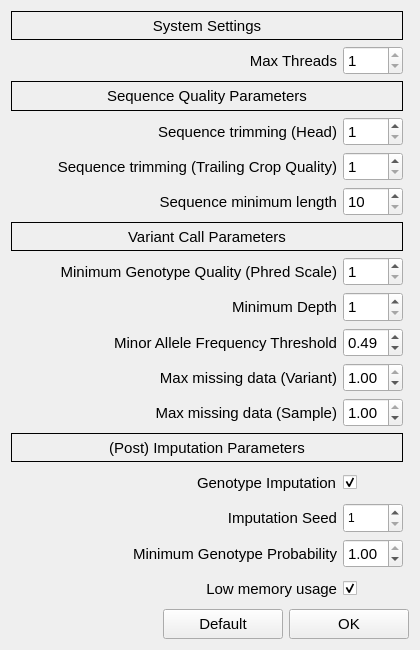
<?xml version="1.0" encoding="UTF-8"?>
<ui version="4.0">
 <class>ParametersWindow</class>
 <widget class="QWidget" name="ParametersWindow">
  <property name="geometry">
   <rect>
    <x>0</x>
    <y>0</y>
    <width>420</width>
    <height>650</height>
   </rect>
  </property>
  <property name="sizePolicy">
   <sizepolicy hsizetype="Minimum" vsizetype="Minimum">
    <horstretch>0</horstretch>
    <verstretch>0</verstretch>
   </sizepolicy>
  </property>
  <property name="minimumSize">
   <size>
    <width>400</width>
    <height>650</height>
   </size>
  </property>
  <property name="windowTitle">
   <string>Genotyping Parameters</string>
  </property>
  <property name="windowIcon">
   <iconset resource="gui_resource.qrc">
    <normaloff>:/etc/icon.png</normaloff>:/etc/icon.png</iconset>
  </property>
  <layout class="QGridLayout" name="gridLayout">
   <item row="0" column="0">
    <layout class="QGridLayout" name="gridLayout_4">
     <item row="0" column="0">
      <widget class="QLabel" name="label_10">
       <property name="sizePolicy">
        <sizepolicy hsizetype="Minimum" vsizetype="Minimum">
         <horstretch>0</horstretch>
         <verstretch>0</verstretch>
        </sizepolicy>
       </property>
       <property name="font">
        <font>
         <pointsize>11</pointsize>
        </font>
       </property>
       <property name="frameShape">
        <enum>QFrame::Box</enum>
       </property>
       <property name="text">
        <string>System Settings</string>
       </property>
       <property name="alignment">
        <set>Qt::AlignCenter</set>
       </property>
      </widget>
     </item>
     <item row="22" column="0">
      <layout class="QHBoxLayout" name="horizontalLayout_11">
       <item>
        <spacer name="horizontalSpacer_2">
         <property name="orientation">
          <enum>Qt::Horizontal</enum>
         </property>
         <property name="sizeHint" stdset="0">
          <size>
           <width>40</width>
           <height>20</height>
          </size>
         </property>
        </spacer>
       </item>
       <item>
        <widget class="QLabel" name="label_17">
         <property name="sizePolicy">
          <sizepolicy hsizetype="Minimum" vsizetype="Minimum">
           <horstretch>0</horstretch>
           <verstretch>0</verstretch>
          </sizepolicy>
         </property>
         <property name="font">
          <font>
           <pointsize>11</pointsize>
          </font>
         </property>
         <property name="text">
          <string>Imputation Seed</string>
         </property>
         <property name="alignment">
          <set>Qt::AlignRight|Qt::AlignTrailing|Qt::AlignVCenter</set>
         </property>
        </widget>
       </item>
       <item>
        <widget class="QSpinBox" name="beagle_ImputationSeed">
         <property name="sizePolicy">
          <sizepolicy hsizetype="Minimum" vsizetype="Minimum">
           <horstretch>0</horstretch>
           <verstretch>0</verstretch>
          </sizepolicy>
         </property>
         <property name="minimumSize">
          <size>
           <width>60</width>
           <height>0</height>
          </size>
         </property>
         <property name="minimum">
          <number>1</number>
         </property>
         <property name="value">
          <number>1</number>
         </property>
        </widget>
       </item>
      </layout>
     </item>
     <item row="4" column="0">
      <layout class="QHBoxLayout" name="horizontalLayout_3">
       <item>
        <spacer name="horizontalSpacer_4">
         <property name="orientation">
          <enum>Qt::Horizontal</enum>
         </property>
         <property name="sizeHint" stdset="0">
          <size>
           <width>40</width>
           <height>20</height>
          </size>
         </property>
        </spacer>
       </item>
       <item>
        <widget class="QLabel" name="label_6">
         <property name="sizePolicy">
          <sizepolicy hsizetype="Minimum" vsizetype="Minimum">
           <horstretch>0</horstretch>
           <verstretch>0</verstretch>
          </sizepolicy>
         </property>
         <property name="font">
          <font>
           <pointsize>11</pointsize>
          </font>
         </property>
         <property name="text">
          <string>Sequence trimming (Head)</string>
         </property>
         <property name="alignment">
          <set>Qt::AlignRight|Qt::AlignTrailing|Qt::AlignVCenter</set>
         </property>
        </widget>
       </item>
       <item>
        <widget class="QSpinBox" name="trimmomatic_head_crop">
         <property name="sizePolicy">
          <sizepolicy hsizetype="Minimum" vsizetype="Minimum">
           <horstretch>0</horstretch>
           <verstretch>0</verstretch>
          </sizepolicy>
         </property>
         <property name="minimumSize">
          <size>
           <width>60</width>
           <height>0</height>
          </size>
         </property>
         <property name="font">
          <font>
           <pointsize>11</pointsize>
          </font>
         </property>
         <property name="minimum">
          <number>1</number>
         </property>
         <property name="value">
          <number>1</number>
         </property>
        </widget>
       </item>
      </layout>
     </item>
     <item row="13" column="0">
      <layout class="QHBoxLayout" name="horizontalLayout_8">
       <item>
        <spacer name="horizontalSpacer_9">
         <property name="orientation">
          <enum>Qt::Horizontal</enum>
         </property>
         <property name="sizeHint" stdset="0">
          <size>
           <width>40</width>
           <height>20</height>
          </size>
         </property>
        </spacer>
       </item>
       <item>
        <widget class="QLabel" name="label">
         <property name="sizePolicy">
          <sizepolicy hsizetype="Minimum" vsizetype="Minimum">
           <horstretch>0</horstretch>
           <verstretch>0</verstretch>
          </sizepolicy>
         </property>
         <property name="font">
          <font>
           <pointsize>11</pointsize>
          </font>
         </property>
         <property name="text">
          <string>Minor Allele Frequency Threshold</string>
         </property>
         <property name="alignment">
          <set>Qt::AlignRight|Qt::AlignTrailing|Qt::AlignVCenter</set>
         </property>
        </widget>
       </item>
       <item>
        <widget class="QDoubleSpinBox" name="lcvcftools_maf">
         <property name="sizePolicy">
          <sizepolicy hsizetype="Minimum" vsizetype="Minimum">
           <horstretch>0</horstretch>
           <verstretch>0</verstretch>
          </sizepolicy>
         </property>
         <property name="minimumSize">
          <size>
           <width>60</width>
           <height>0</height>
          </size>
         </property>
         <property name="font">
          <font>
           <pointsize>11</pointsize>
          </font>
         </property>
         <property name="minimum">
          <double>0.010000000000000</double>
         </property>
         <property name="maximum">
          <double>0.500000000000000</double>
         </property>
         <property name="singleStep">
          <double>0.010000000000000</double>
         </property>
         <property name="value">
          <double>0.490000000000000</double>
         </property>
        </widget>
       </item>
      </layout>
     </item>
     <item row="8" column="0">
      <widget class="QLabel" name="label_9">
       <property name="sizePolicy">
        <sizepolicy hsizetype="Minimum" vsizetype="Minimum">
         <horstretch>0</horstretch>
         <verstretch>0</verstretch>
        </sizepolicy>
       </property>
       <property name="font">
        <font>
         <pointsize>11</pointsize>
        </font>
       </property>
       <property name="frameShape">
        <enum>QFrame::Box</enum>
       </property>
       <property name="text">
        <string>Variant Call Parameters</string>
       </property>
       <property name="alignment">
        <set>Qt::AlignCenter</set>
       </property>
      </widget>
     </item>
     <item row="28" column="0" colspan="2">
      <layout class="QHBoxLayout" name="horizontalLayout">
       <item>
        <spacer name="horizontalSpacer">
         <property name="orientation">
          <enum>Qt::Horizontal</enum>
         </property>
         <property name="sizeHint" stdset="0">
          <size>
           <width>40</width>
           <height>20</height>
          </size>
         </property>
        </spacer>
       </item>
       <item>
        <widget class="QPushButton" name="DefaultButton">
         <property name="sizePolicy">
          <sizepolicy hsizetype="Minimum" vsizetype="Minimum">
           <horstretch>0</horstretch>
           <verstretch>0</verstretch>
          </sizepolicy>
         </property>
         <property name="minimumSize">
          <size>
           <width>120</width>
           <height>30</height>
          </size>
         </property>
         <property name="font">
          <font>
           <pointsize>11</pointsize>
          </font>
         </property>
         <property name="text">
          <string>Default</string>
         </property>
        </widget>
       </item>
       <item>
        <widget class="QPushButton" name="OKButton">
         <property name="sizePolicy">
          <sizepolicy hsizetype="Minimum" vsizetype="Minimum">
           <horstretch>0</horstretch>
           <verstretch>0</verstretch>
          </sizepolicy>
         </property>
         <property name="minimumSize">
          <size>
           <width>120</width>
           <height>30</height>
          </size>
         </property>
         <property name="font">
          <font>
           <pointsize>11</pointsize>
          </font>
         </property>
         <property name="text">
          <string>OK</string>
         </property>
        </widget>
       </item>
      </layout>
     </item>
     <item row="24" column="0">
      <layout class="QHBoxLayout" name="horizontalLayout_12">
       <item>
        <spacer name="horizontalSpacer_12">
         <property name="orientation">
          <enum>Qt::Horizontal</enum>
         </property>
         <property name="sizeHint" stdset="0">
          <size>
           <width>40</width>
           <height>20</height>
          </size>
         </property>
        </spacer>
       </item>
       <item>
        <widget class="QLabel" name="label_12">
         <property name="sizePolicy">
          <sizepolicy hsizetype="Minimum" vsizetype="Minimum">
           <horstretch>0</horstretch>
           <verstretch>0</verstretch>
          </sizepolicy>
         </property>
         <property name="font">
          <font>
           <pointsize>11</pointsize>
          </font>
         </property>
         <property name="text">
          <string>Minimum Genotype Probability</string>
         </property>
         <property name="alignment">
          <set>Qt::AlignRight|Qt::AlignTrailing|Qt::AlignVCenter</set>
         </property>
        </widget>
       </item>
       <item>
        <widget class="QDoubleSpinBox" name="bcftools_minGP">
         <property name="sizePolicy">
          <sizepolicy hsizetype="Minimum" vsizetype="Minimum">
           <horstretch>0</horstretch>
           <verstretch>0</verstretch>
          </sizepolicy>
         </property>
         <property name="minimumSize">
          <size>
           <width>60</width>
           <height>0</height>
          </size>
         </property>
         <property name="font">
          <font>
           <pointsize>11</pointsize>
          </font>
         </property>
         <property name="minimum">
          <double>0.000000000000000</double>
         </property>
         <property name="maximum">
          <double>1.000000000000000</double>
         </property>
         <property name="singleStep">
          <double>0.010000000000000</double>
         </property>
         <property name="value">
          <double>1.000000000000000</double>
         </property>
        </widget>
       </item>
      </layout>
     </item>
     <item row="11" column="0">
      <layout class="QHBoxLayout" name="horizontalLayout_7">
       <item>
        <spacer name="horizontalSpacer_8">
         <property name="orientation">
          <enum>Qt::Horizontal</enum>
         </property>
         <property name="sizeHint" stdset="0">
          <size>
           <width>40</width>
           <height>20</height>
          </size>
         </property>
        </spacer>
       </item>
       <item>
        <widget class="QLabel" name="label_4">
         <property name="sizePolicy">
          <sizepolicy hsizetype="Minimum" vsizetype="Minimum">
           <horstretch>0</horstretch>
           <verstretch>0</verstretch>
          </sizepolicy>
         </property>
         <property name="font">
          <font>
           <pointsize>11</pointsize>
          </font>
         </property>
         <property name="text">
          <string>Minimum Depth</string>
         </property>
         <property name="alignment">
          <set>Qt::AlignRight|Qt::AlignTrailing|Qt::AlignVCenter</set>
         </property>
        </widget>
       </item>
       <item>
        <widget class="QSpinBox" name="lcvcftools_minDP">
         <property name="sizePolicy">
          <sizepolicy hsizetype="Minimum" vsizetype="Minimum">
           <horstretch>0</horstretch>
           <verstretch>0</verstretch>
          </sizepolicy>
         </property>
         <property name="minimumSize">
          <size>
           <width>60</width>
           <height>0</height>
          </size>
         </property>
         <property name="font">
          <font>
           <pointsize>11</pointsize>
          </font>
         </property>
         <property name="minimum">
          <number>1</number>
         </property>
         <property name="value">
          <number>1</number>
         </property>
        </widget>
       </item>
      </layout>
     </item>
     <item row="9" column="0">
      <layout class="QHBoxLayout" name="horizontalLayout_6">
       <item>
        <spacer name="horizontalSpacer_7">
         <property name="orientation">
          <enum>Qt::Horizontal</enum>
         </property>
         <property name="sizeHint" stdset="0">
          <size>
           <width>40</width>
           <height>20</height>
          </size>
         </property>
        </spacer>
       </item>
       <item>
        <widget class="QLabel" name="label_3">
         <property name="sizePolicy">
          <sizepolicy hsizetype="Minimum" vsizetype="Minimum">
           <horstretch>0</horstretch>
           <verstretch>0</verstretch>
          </sizepolicy>
         </property>
         <property name="font">
          <font>
           <pointsize>11</pointsize>
          </font>
         </property>
         <property name="text">
          <string>Minimum Genotype Quality (Phred Scale)</string>
         </property>
         <property name="alignment">
          <set>Qt::AlignRight|Qt::AlignTrailing|Qt::AlignVCenter</set>
         </property>
        </widget>
       </item>
       <item>
        <widget class="QSpinBox" name="lcvcftools_minGQ">
         <property name="sizePolicy">
          <sizepolicy hsizetype="Minimum" vsizetype="Minimum">
           <horstretch>0</horstretch>
           <verstretch>0</verstretch>
          </sizepolicy>
         </property>
         <property name="minimumSize">
          <size>
           <width>60</width>
           <height>0</height>
          </size>
         </property>
         <property name="font">
          <font>
           <pointsize>11</pointsize>
          </font>
         </property>
         <property name="minimum">
          <number>1</number>
         </property>
         <property name="value">
          <number>1</number>
         </property>
        </widget>
       </item>
      </layout>
     </item>
     <item row="3" column="0">
      <widget class="QLabel" name="label_8">
       <property name="sizePolicy">
        <sizepolicy hsizetype="Minimum" vsizetype="Minimum">
         <horstretch>0</horstretch>
         <verstretch>0</verstretch>
        </sizepolicy>
       </property>
       <property name="font">
        <font>
         <pointsize>11</pointsize>
        </font>
       </property>
       <property name="frameShape">
        <enum>QFrame::Box</enum>
       </property>
       <property name="text">
        <string>Sequence Quality Parameters</string>
       </property>
       <property name="alignment">
        <set>Qt::AlignCenter</set>
       </property>
      </widget>
     </item>
     <item row="20" column="0">
      <widget class="QLabel" name="label_13">
       <property name="sizePolicy">
        <sizepolicy hsizetype="Minimum" vsizetype="Minimum">
         <horstretch>0</horstretch>
         <verstretch>0</verstretch>
        </sizepolicy>
       </property>
       <property name="font">
        <font>
         <pointsize>11</pointsize>
        </font>
       </property>
       <property name="frameShape">
        <enum>QFrame::Box</enum>
       </property>
       <property name="text">
        <string>(Post) Imputation Parameters</string>
       </property>
       <property name="alignment">
        <set>Qt::AlignCenter</set>
       </property>
      </widget>
     </item>
     <item row="17" column="0">
      <layout class="QHBoxLayout" name="horizontalLayout_10">
       <item>
        <spacer name="horizontalSpacer_11">
         <property name="orientation">
          <enum>Qt::Horizontal</enum>
         </property>
         <property name="sizeHint" stdset="0">
          <size>
           <width>40</width>
           <height>20</height>
          </size>
         </property>
        </spacer>
       </item>
       <item>
        <widget class="QLabel" name="label_2">
         <property name="sizePolicy">
          <sizepolicy hsizetype="Minimum" vsizetype="Minimum">
           <horstretch>0</horstretch>
           <verstretch>0</verstretch>
          </sizepolicy>
         </property>
         <property name="font">
          <font>
           <pointsize>11</pointsize>
          </font>
         </property>
         <property name="text">
          <string>Max missing data (Sample)</string>
         </property>
         <property name="alignment">
          <set>Qt::AlignRight|Qt::AlignTrailing|Qt::AlignVCenter</set>
         </property>
        </widget>
       </item>
       <item>
        <widget class="QDoubleSpinBox" name="lcvcftools_max_missing_sample">
         <property name="sizePolicy">
          <sizepolicy hsizetype="Minimum" vsizetype="Minimum">
           <horstretch>0</horstretch>
           <verstretch>0</verstretch>
          </sizepolicy>
         </property>
         <property name="minimumSize">
          <size>
           <width>60</width>
           <height>0</height>
          </size>
         </property>
         <property name="font">
          <font>
           <pointsize>11</pointsize>
          </font>
         </property>
         <property name="minimum">
          <double>0.000000000000000</double>
         </property>
         <property name="maximum">
          <double>1.000000000000000</double>
         </property>
         <property name="singleStep">
          <double>0.010000000000000</double>
         </property>
         <property name="value">
          <double>1.000000000000000</double>
         </property>
        </widget>
       </item>
      </layout>
     </item>
     <item row="1" column="0">
      <layout class="QHBoxLayout" name="horizontalLayout_2">
       <item>
        <spacer name="horizontalSpacer_3">
         <property name="orientation">
          <enum>Qt::Horizontal</enum>
         </property>
         <property name="sizeHint" stdset="0">
          <size>
           <width>40</width>
           <height>20</height>
          </size>
         </property>
        </spacer>
       </item>
       <item>
        <widget class="QLabel" name="label_11">
         <property name="sizePolicy">
          <sizepolicy hsizetype="Minimum" vsizetype="Minimum">
           <horstretch>0</horstretch>
           <verstretch>0</verstretch>
          </sizepolicy>
         </property>
         <property name="font">
          <font>
           <pointsize>11</pointsize>
          </font>
         </property>
         <property name="text">
          <string>Max Threads</string>
         </property>
         <property name="alignment">
          <set>Qt::AlignRight|Qt::AlignTrailing|Qt::AlignVCenter</set>
         </property>
        </widget>
       </item>
       <item>
        <widget class="QSpinBox" name="global_maxthreads">
         <property name="sizePolicy">
          <sizepolicy hsizetype="Minimum" vsizetype="Minimum">
           <horstretch>0</horstretch>
           <verstretch>0</verstretch>
          </sizepolicy>
         </property>
         <property name="minimumSize">
          <size>
           <width>60</width>
           <height>0</height>
          </size>
         </property>
         <property name="font">
          <font>
           <pointsize>11</pointsize>
          </font>
         </property>
         <property name="minimum">
          <number>1</number>
         </property>
         <property name="maximum">
          <number>1</number>
         </property>
         <property name="value">
          <number>1</number>
         </property>
        </widget>
       </item>
      </layout>
     </item>
     <item row="26" column="0">
      <layout class="QHBoxLayout" name="horizontalLayout_13">
       <item>
        <spacer name="horizontalSpacer_13">
         <property name="orientation">
          <enum>Qt::Horizontal</enum>
         </property>
         <property name="sizeHint" stdset="0">
          <size>
           <width>40</width>
           <height>20</height>
          </size>
         </property>
        </spacer>
       </item>
       <item>
        <widget class="QLabel" name="label_16">
         <property name="sizePolicy">
          <sizepolicy hsizetype="Minimum" vsizetype="Minimum">
           <horstretch>0</horstretch>
           <verstretch>0</verstretch>
          </sizepolicy>
         </property>
         <property name="font">
          <font>
           <pointsize>11</pointsize>
          </font>
         </property>
         <property name="text">
          <string>Low memory usage</string>
         </property>
         <property name="alignment">
          <set>Qt::AlignRight|Qt::AlignTrailing|Qt::AlignVCenter</set>
         </property>
        </widget>
       </item>
       <item>
        <widget class="QCheckBox" name="beagle_isLowMemoryEnabled">
         <property name="sizePolicy">
          <sizepolicy hsizetype="Minimum" vsizetype="Minimum">
           <horstretch>0</horstretch>
           <verstretch>0</verstretch>
          </sizepolicy>
         </property>
         <property name="minimumSize">
          <size>
           <width>60</width>
           <height>0</height>
          </size>
         </property>
         <property name="font">
          <font>
           <pointsize>11</pointsize>
          </font>
         </property>
         <property name="text">
          <string/>
         </property>
         <property name="checked">
          <bool>true</bool>
         </property>
        </widget>
       </item>
      </layout>
     </item>
     <item row="15" column="0">
      <layout class="QHBoxLayout" name="horizontalLayout_9">
       <item>
        <spacer name="horizontalSpacer_10">
         <property name="orientation">
          <enum>Qt::Horizontal</enum>
         </property>
         <property name="sizeHint" stdset="0">
          <size>
           <width>40</width>
           <height>20</height>
          </size>
         </property>
        </spacer>
       </item>
       <item>
        <widget class="QLabel" name="label_5">
         <property name="sizePolicy">
          <sizepolicy hsizetype="Minimum" vsizetype="Minimum">
           <horstretch>0</horstretch>
           <verstretch>0</verstretch>
          </sizepolicy>
         </property>
         <property name="font">
          <font>
           <pointsize>11</pointsize>
          </font>
         </property>
         <property name="text">
          <string>Max missing data (Variant)</string>
         </property>
         <property name="alignment">
          <set>Qt::AlignRight|Qt::AlignTrailing|Qt::AlignVCenter</set>
         </property>
        </widget>
       </item>
       <item>
        <widget class="QDoubleSpinBox" name="lcvcftools_max_missing_variant">
         <property name="sizePolicy">
          <sizepolicy hsizetype="Minimum" vsizetype="Minimum">
           <horstretch>0</horstretch>
           <verstretch>0</verstretch>
          </sizepolicy>
         </property>
         <property name="minimumSize">
          <size>
           <width>60</width>
           <height>0</height>
          </size>
         </property>
         <property name="font">
          <font>
           <pointsize>11</pointsize>
          </font>
         </property>
         <property name="minimum">
          <double>0.000000000000000</double>
         </property>
         <property name="maximum">
          <double>1.000000000000000</double>
         </property>
         <property name="singleStep">
          <double>0.010000000000000</double>
         </property>
         <property name="value">
          <double>1.000000000000000</double>
         </property>
        </widget>
       </item>
      </layout>
     </item>
     <item row="5" column="0">
      <layout class="QHBoxLayout" name="horizontalLayout_4">
       <item>
        <spacer name="horizontalSpacer_5">
         <property name="orientation">
          <enum>Qt::Horizontal</enum>
         </property>
         <property name="sizeHint" stdset="0">
          <size>
           <width>40</width>
           <height>20</height>
          </size>
         </property>
        </spacer>
       </item>
       <item>
        <widget class="QLabel" name="label_7">
         <property name="sizePolicy">
          <sizepolicy hsizetype="Minimum" vsizetype="Minimum">
           <horstretch>0</horstretch>
           <verstretch>0</verstretch>
          </sizepolicy>
         </property>
         <property name="font">
          <font>
           <pointsize>11</pointsize>
          </font>
         </property>
         <property name="text">
          <string>Sequence trimming (Trailing Crop Quality)</string>
         </property>
         <property name="alignment">
          <set>Qt::AlignRight|Qt::AlignTrailing|Qt::AlignVCenter</set>
         </property>
        </widget>
       </item>
       <item>
        <widget class="QSpinBox" name="trimmomatic_trailing_crop">
         <property name="sizePolicy">
          <sizepolicy hsizetype="Minimum" vsizetype="Minimum">
           <horstretch>0</horstretch>
           <verstretch>0</verstretch>
          </sizepolicy>
         </property>
         <property name="minimumSize">
          <size>
           <width>60</width>
           <height>0</height>
          </size>
         </property>
         <property name="font">
          <font>
           <pointsize>11</pointsize>
          </font>
         </property>
         <property name="minimum">
          <number>1</number>
         </property>
         <property name="value">
          <number>1</number>
         </property>
        </widget>
       </item>
      </layout>
     </item>
     <item row="6" column="0">
      <layout class="QHBoxLayout" name="horizontalLayout_5">
       <item>
        <spacer name="horizontalSpacer_6">
         <property name="orientation">
          <enum>Qt::Horizontal</enum>
         </property>
         <property name="sizeHint" stdset="0">
          <size>
           <width>40</width>
           <height>20</height>
          </size>
         </property>
        </spacer>
       </item>
       <item>
        <widget class="QLabel" name="label_14">
         <property name="sizePolicy">
          <sizepolicy hsizetype="Minimum" vsizetype="Minimum">
           <horstretch>0</horstretch>
           <verstretch>0</verstretch>
          </sizepolicy>
         </property>
         <property name="font">
          <font>
           <pointsize>11</pointsize>
          </font>
         </property>
         <property name="text">
          <string>Sequence minimum length</string>
         </property>
         <property name="alignment">
          <set>Qt::AlignRight|Qt::AlignTrailing|Qt::AlignVCenter</set>
         </property>
        </widget>
       </item>
       <item>
        <widget class="QSpinBox" name="trimmomatic_min_len">
         <property name="sizePolicy">
          <sizepolicy hsizetype="Minimum" vsizetype="Minimum">
           <horstretch>0</horstretch>
           <verstretch>0</verstretch>
          </sizepolicy>
         </property>
         <property name="minimumSize">
          <size>
           <width>60</width>
           <height>0</height>
          </size>
         </property>
         <property name="font">
          <font>
           <pointsize>11</pointsize>
          </font>
         </property>
         <property name="minimum">
          <number>10</number>
         </property>
         <property name="maximum">
          <number>999</number>
         </property>
         <property name="value">
          <number>10</number>
         </property>
        </widget>
       </item>
      </layout>
     </item>
     <item row="21" column="0">
      <layout class="QHBoxLayout" name="horizontalLayout_14">
       <item>
        <spacer name="horizontalSpacer_14">
         <property name="orientation">
          <enum>Qt::Horizontal</enum>
         </property>
         <property name="sizeHint" stdset="0">
          <size>
           <width>40</width>
           <height>20</height>
          </size>
         </property>
        </spacer>
       </item>
       <item>
        <widget class="QLabel" name="label_15">
         <property name="sizePolicy">
          <sizepolicy hsizetype="Minimum" vsizetype="Minimum">
           <horstretch>0</horstretch>
           <verstretch>0</verstretch>
          </sizepolicy>
         </property>
         <property name="font">
          <font>
           <pointsize>11</pointsize>
          </font>
         </property>
         <property name="text">
          <string>Genotype Imputation</string>
         </property>
        </widget>
       </item>
       <item>
        <widget class="QCheckBox" name="beagle_isImputEnable">
         <property name="sizePolicy">
          <sizepolicy hsizetype="Minimum" vsizetype="Minimum">
           <horstretch>0</horstretch>
           <verstretch>0</verstretch>
          </sizepolicy>
         </property>
         <property name="minimumSize">
          <size>
           <width>60</width>
           <height>0</height>
          </size>
         </property>
         <property name="font">
          <font>
           <pointsize>11</pointsize>
          </font>
         </property>
         <property name="text">
          <string/>
         </property>
         <property name="checked">
          <bool>true</bool>
         </property>
         <property name="tristate">
          <bool>false</bool>
         </property>
        </widget>
       </item>
      </layout>
     </item>
    </layout>
   </item>
  </layout>
 </widget>
 <resources>
  <include location="gui_resource.qrc"/>
 </resources>
 <connections/>
</ui>
